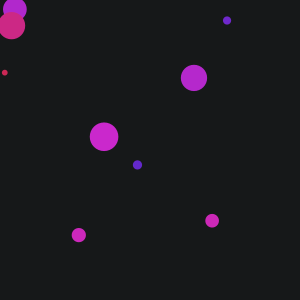
Frame 1 (no input)
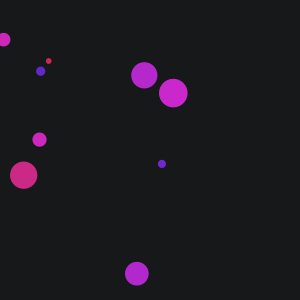
Frame 60 (the mouse pressed at the canvas centre just before this capture)
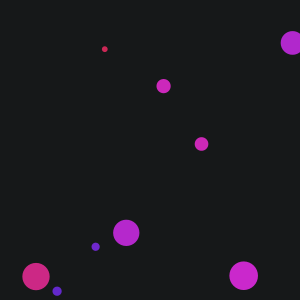
Frame 120 (the mouse held since frame 60 and released just before this capture)

The Processing sketch that drew these frames (run headless with seeded random() and noise(); from frame 60 on, the mouse is pressed at the canvas centre):

// Processing sketch: sketch_5_ball_object_random
// ── sketch_5_ball_object_random.pde
int anzahl = 10;

class Ball {

  //Variablen für die Position
  float posX;
  float posY;

  //Variablen für die Geschwindigkeit
  float tempoX;
  float tempoY;

  float dia;
  float farbe;

  Ball() {
    //Startposition und Starttempo
    posX = random(width);
    posY = random(height);

    tempoX = random(-5,5);
    tempoY = random(-5,5);
    
    dia = random(4,30);
    
    farbe = random(260,360);
  }

  //Funktion zum Zeichnen
  void ball_display() {
    noStroke();
    fill(farbe,80,80);
    ellipse(posX, posY, dia, dia);
  }


  //Funktion für die Bewegung
  void ball_move() {
    posX = posX + tempoX;
    posY = posY + tempoY;
  }

  //Funktion um die Kollision mit dem Rand zu testen 
  void ball_checkRand() {
    if ( (posX > width) || (posX < 0) ) {
      tempoX = tempoX * -1;
    }

    if ( (posY > height) || (posY < 0) ) {
      tempoY = tempoY * -1;
    }
  }
}

Ball[] ball_liste = new Ball[anzahl];

void setup() {
  size (300, 300);
  colorMode(HSB, 360, 100, 100);
  noFill();
  stroke(200, 40, 100);

  for (int i = 0; i < anzahl; i++) {
    ball_liste[i] = new Ball();
  }
}

void draw() {
  background(200, 10, 10);

  for (int i = 0; i < anzahl-1; i++) {
    ball_liste[i].ball_display();
    ball_liste[i].ball_move();
    ball_liste[i].ball_checkRand();
  }
}
